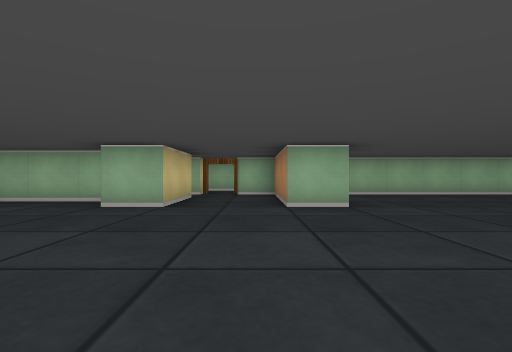
[1] (above)

20 first-person views from a walk through a cub3D ray-caster map. The camera is about half as high as the walls, looks level and sees 85° across. The floor is counted in squares. Each view is taken from the middle of a square. On the plan, view 1 faces up. The plan holds only what a view shows up to about 9 squares ahead; the rest is blank.

[2]
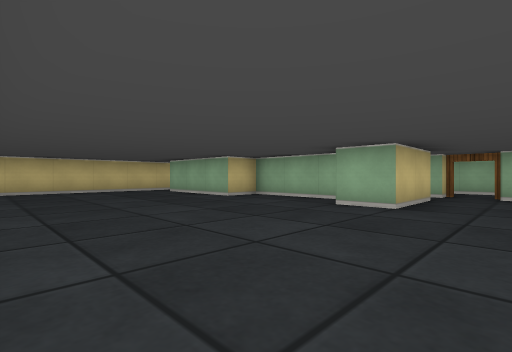

[3]
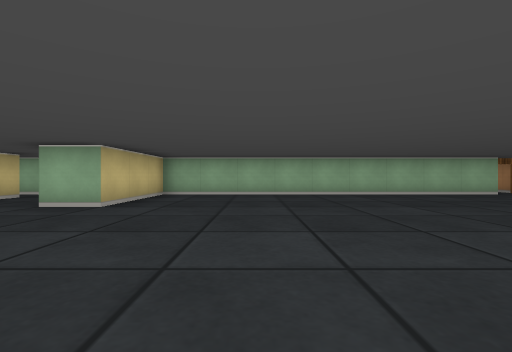

[4]
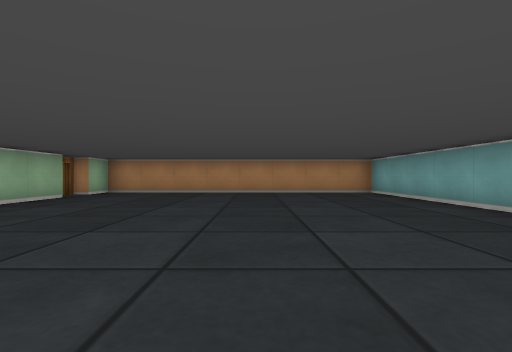

[5]
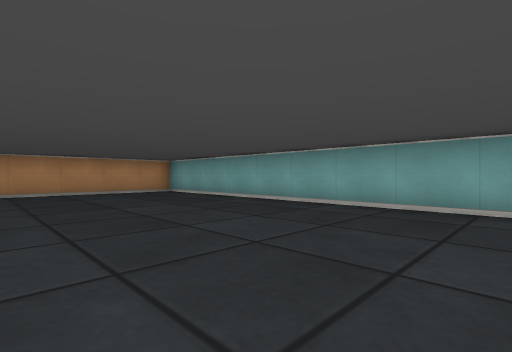

[6]
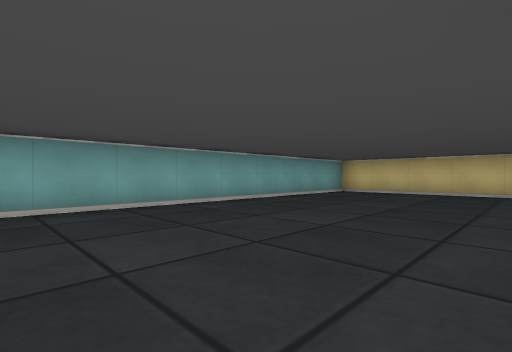

[7]
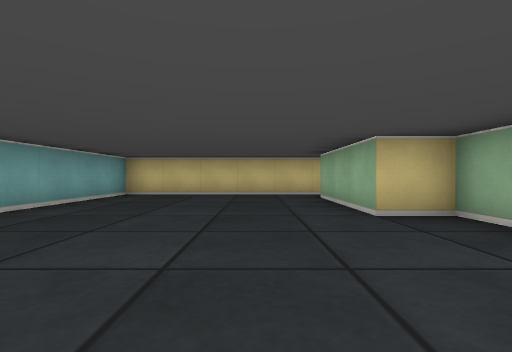

[8]
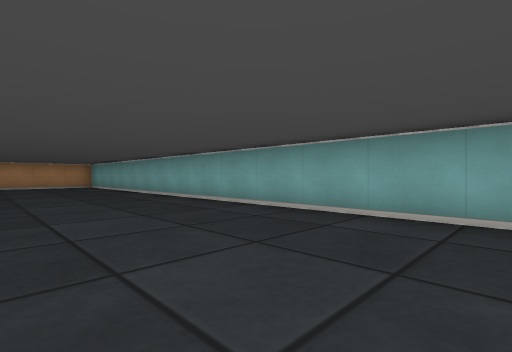

[9]
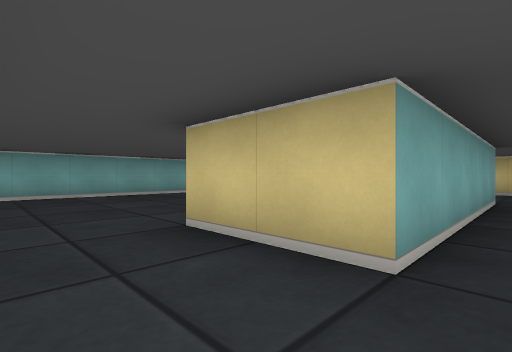

[10]
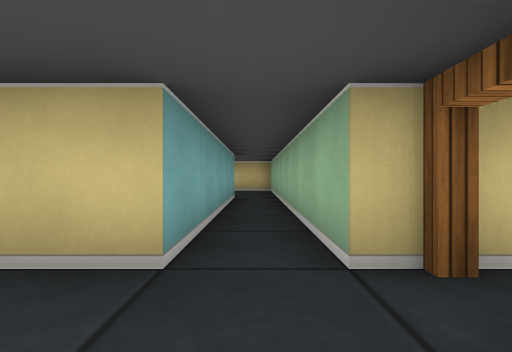

[11]
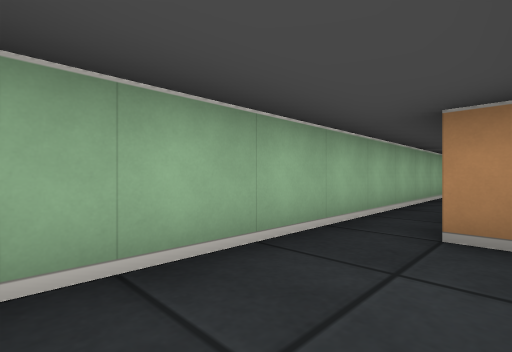

[12]
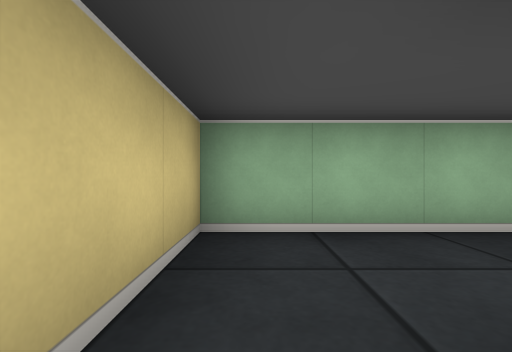

[13]
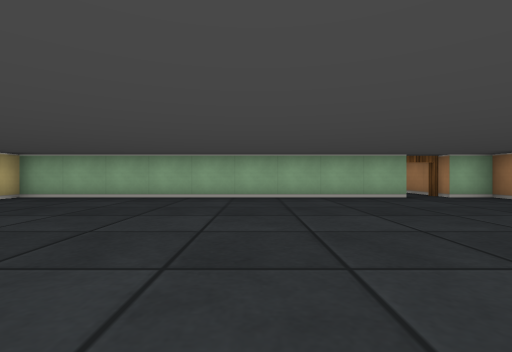

[14]
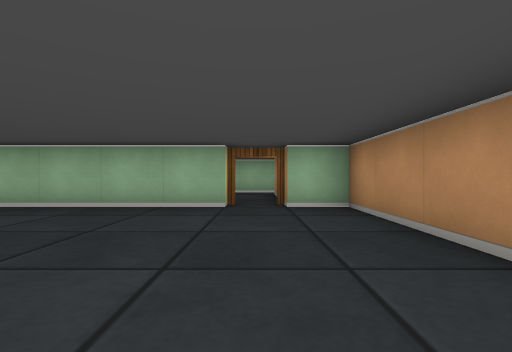

[15]
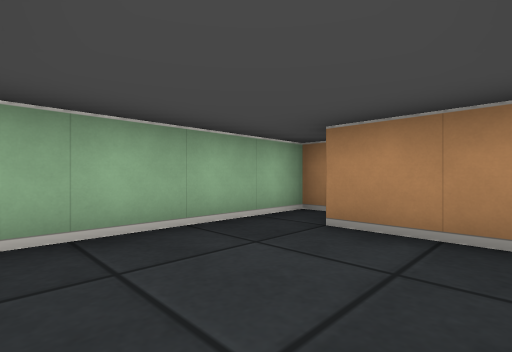

[16]
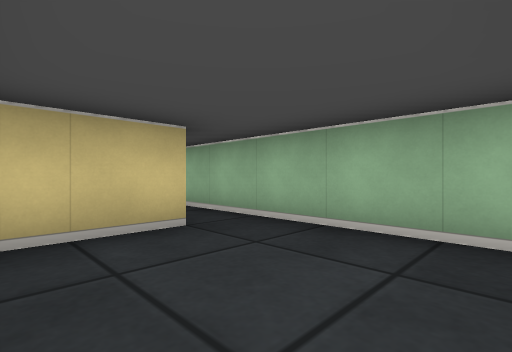

[17]
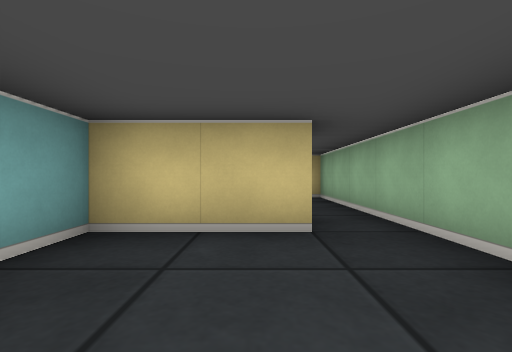

[18]
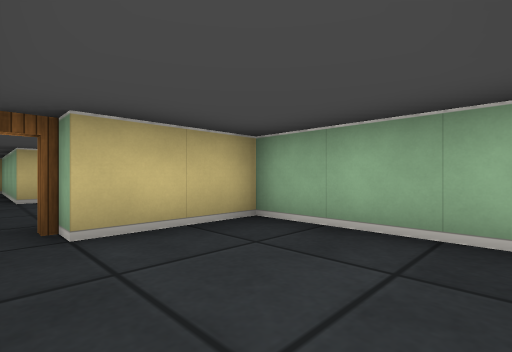

[19]
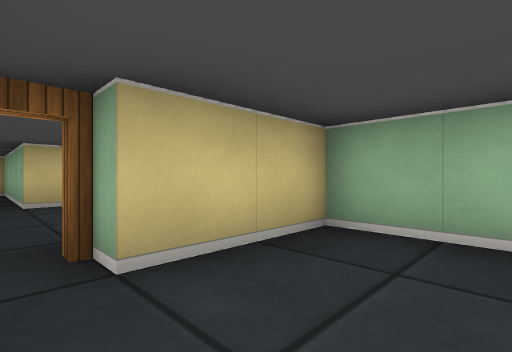

[20]
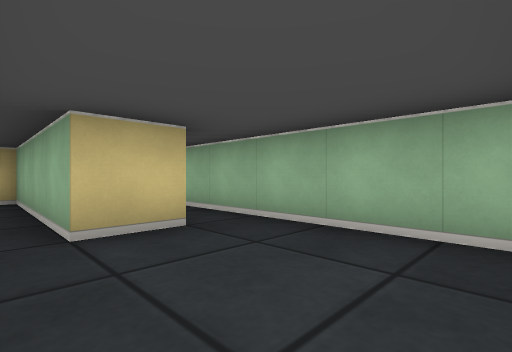

### Floor plan
Points are (right, up) in squares from view 1. A wall is a line through its corners. A room is listed if a view was taken in it or the views show most of it. See-through windows are left out.
Room 1 (views 1, 2, 3, 4, 5, 6, 7, 8, 13, 14)
walls: (-1.5, 4.5) (-2.5, 4.5); (-3, 5.5) (-5.5, 5.5) (-5.5, 4.5) (-8.5, 4.5); (10.5, 7.5) (1.5, 7.5) (1.5, 4.5) (0.5, 4.5); (-9.5, 4.5) (-9.5, -0.5) (12.5, -0.5) (12.5, 7.5) (11.5, 7.5)
ways out: opening at (-9, 5) to room 2; opening at (-0.5, 5.5) to room 2; open door at (11, 8) to room 3
Room 2 (views 9, 10, 11, 12)
walls: (-1.5, 7.5) (-9.5, 7.5) (-9.5, 4.5); (-6.5, 6) (-6.5, 6.5) (-1.5, 6.5) (-1.5, 4.5); (0.5, 4.5) (0.5, 7.5) (-0.5, 7.5)
ways out: opening at (-9, 5) to room 1; opening at (-0.5, 5.5) to room 1; open door at (-1, 8) to room 5
Room 3 (views 15, 16, 17)
walls: (8.5, 10.5) (8.5, 8.5) (9.4, 8.5); (12.5, 11) (12.5, 11.5) (8.5, 11.5); (11.5, 7.5) (11.5, 10.5)
ways out: open door at (11, 8) to room 1; opening at (8, 11) to room 4
Room 4 (views 18, 19)
walls: (8.5, 11.5) (4.5, 11.5) (4.5, 9.5)
ways out: opening at (8, 11) to room 3; open door at (4, 9) to room 5
Room 5 (view 20)
walls: (0.5, 10.5) (0.5, 9.5) (-3.5, 9.5); (3, 11.5) (-1.2, 11.5)
ways out: open door at (-1, 8) to room 2; open door at (4, 9) to room 4

Where each view was taken, in squares from view 1:
view 1: 0 up, 0 right, facing up
view 2: 0 up, 0 right, facing up-left
view 3: 0 up, 4 right, facing up
view 4: 3 up, 4 right, facing right
view 5: 4 up, 4 right, facing down-right
view 6: 4 up, 1 left, facing down-left
view 7: 3 up, 2 left, facing left
view 8: 3 up, 1 left, facing down-right
view 9: 7 up, 0 right, facing down-left
view 10: 7 up, 0 right, facing left
view 11: 6 up, 9 left, facing up-right
view 12: 5 up, 9 left, facing up
view 13: 1 up, 7 right, facing up
view 14: 3 up, 11 right, facing up
view 15: 9 up, 9 right, facing up-right
view 16: 9 up, 11 right, facing up-left
view 17: 10 up, 11 right, facing left
view 18: 9 up, 7 right, facing up-left
view 19: 9 up, 6 right, facing up-left
view 20: 9 up, 3 right, facing up-left
